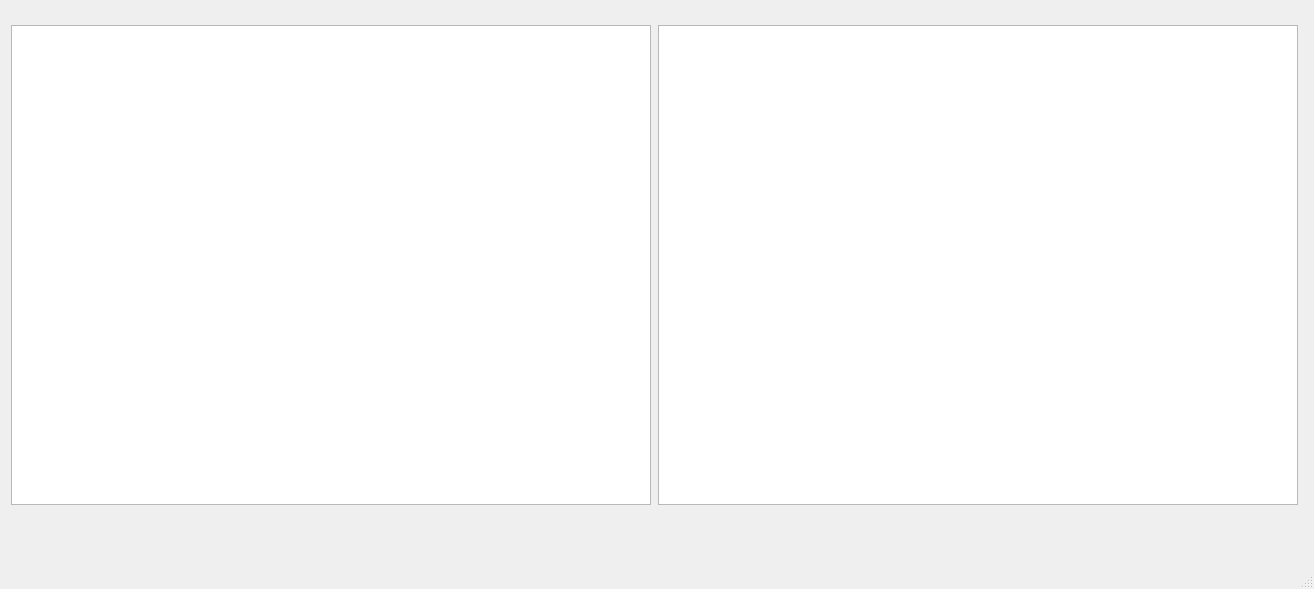
<?xml version="1.0" encoding="UTF-8"?>
<ui version="4.0">
 <class>MainWindow</class>
 <widget class="QMainWindow" name="MainWindow">
  <property name="geometry">
   <rect>
    <x>0</x>
    <y>0</y>
    <width>1314</width>
    <height>589</height>
   </rect>
  </property>
  <property name="windowTitle">
   <string>MainWindow</string>
  </property>
  <widget class="QWidget" name="centralwidget">
   <widget class="QWidget" name="verticalLayoutWidget">
    <property name="geometry">
     <rect>
      <x>10</x>
      <y>10</y>
      <width>1290</width>
      <height>511</height>
     </rect>
    </property>
    <layout class="QVBoxLayout" name="verticalLayout">
     <property name="sizeConstraint">
      <enum>QLayout::SetMinimumSize</enum>
     </property>
     <item>
      <layout class="QHBoxLayout" name="horizontalLayout_2">
       <item>
        <widget class="QGraphicsView" name="imagem1">
         <property name="enabled">
          <bool>true</bool>
         </property>
         <property name="sizePolicy">
          <sizepolicy hsizetype="Fixed" vsizetype="Fixed">
           <horstretch>0</horstretch>
           <verstretch>0</verstretch>
          </sizepolicy>
         </property>
         <property name="minimumSize">
          <size>
           <width>640</width>
           <height>480</height>
          </size>
         </property>
         <property name="baseSize">
          <size>
           <width>640</width>
           <height>480</height>
          </size>
         </property>
        </widget>
       </item>
       <item>
        <widget class="QGraphicsView" name="imagem2">
         <property name="enabled">
          <bool>true</bool>
         </property>
         <property name="sizePolicy">
          <sizepolicy hsizetype="Fixed" vsizetype="Fixed">
           <horstretch>0</horstretch>
           <verstretch>0</verstretch>
          </sizepolicy>
         </property>
         <property name="minimumSize">
          <size>
           <width>640</width>
           <height>480</height>
          </size>
         </property>
         <property name="baseSize">
          <size>
           <width>640</width>
           <height>480</height>
          </size>
         </property>
        </widget>
       </item>
      </layout>
     </item>
    </layout>
   </widget>
  </widget>
  <widget class="QMenuBar" name="menubar">
   <property name="geometry">
    <rect>
     <x>0</x>
     <y>0</y>
     <width>1314</width>
     <height>25</height>
    </rect>
   </property>
  </widget>
  <widget class="QStatusBar" name="statusbar"/>
 </widget>
 <resources/>
 <connections/>
</ui>
